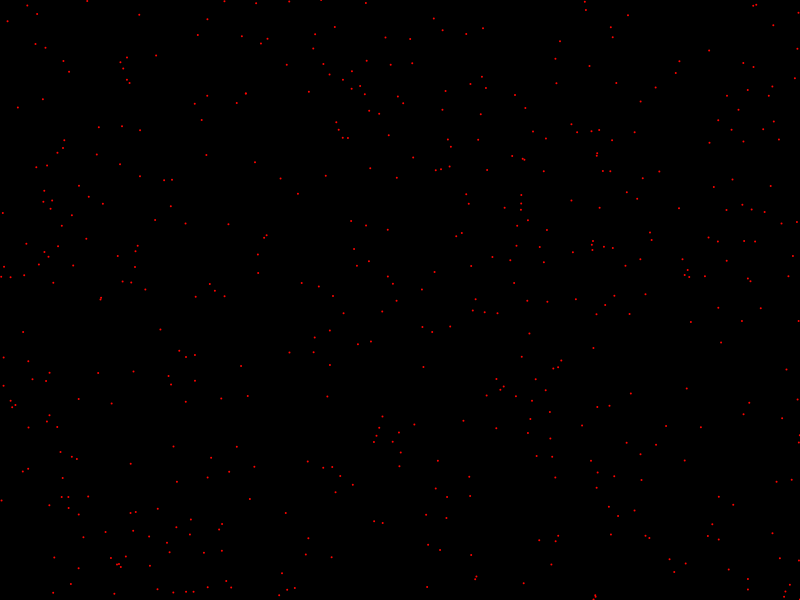
Frame 1 (no input)
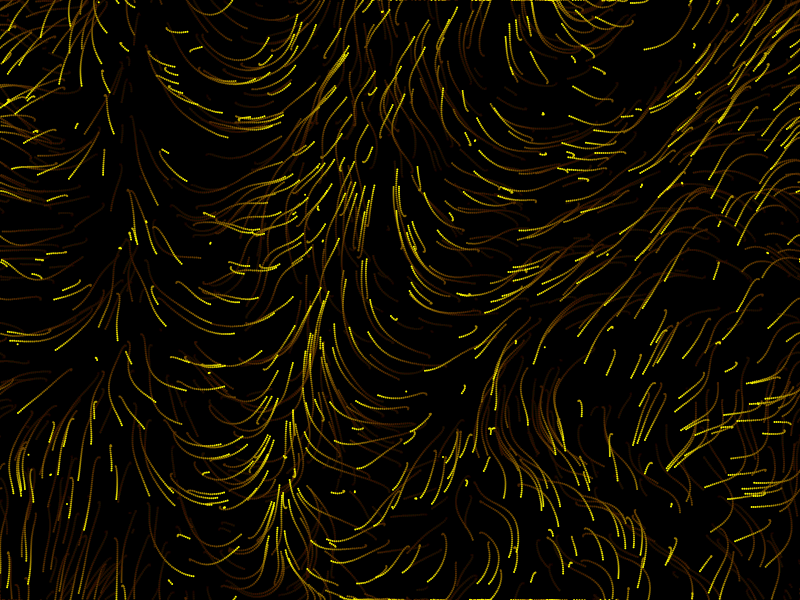
Frame 60 (no input)
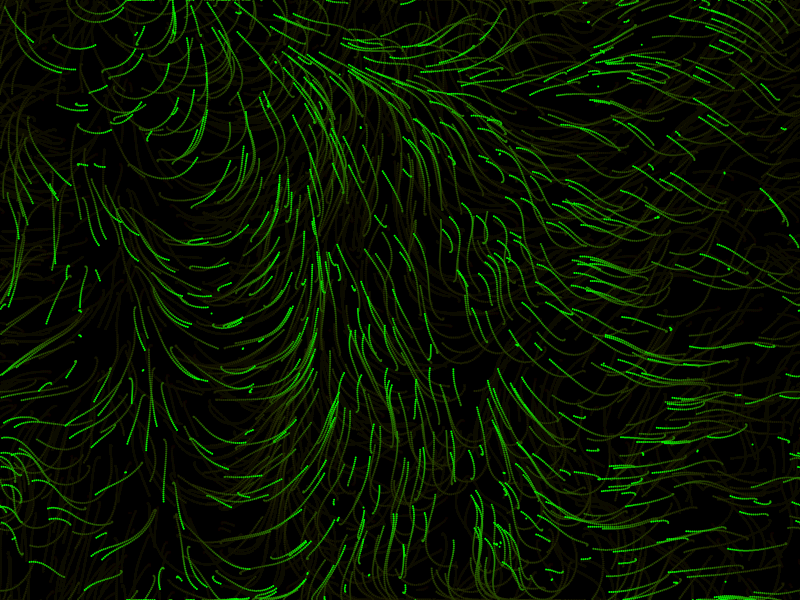
Frame 120 (the mouse pressed at the canvas centre since frame 60)

The p5.js sketch that drew these frames (run headless with seeded random() and noise() and a simulated clock; from frame 60 on, the mouse is pressed at the canvas centre):

// p5.js sketch
// ── sketch.js
let scl;
let xOff;
let yOff;
let zOff;
let rows;
let cols;
let inc;
let particles = [];
let particleCount;
let cut;
function setup() {
  createCanvas(displayWidth, displayHeight);
  background(0);
  scl = 30;
  xOff = 0;
  yOff = 10000;
  zOff = -10000;
  rows = height/scl;
  cols = width/scl;
  inc = 0.03;
  particleCount = 500;
  cut = floor(particleCount / 50);
  for (i = 0; i < particleCount; i++)  {
    particles[i] = new Particle;
  }
}

function draw() {
  //setting background alpha so particle traces slowly fade.
  colorMode(RGB);
  background(0,10);
  //rate of change for flowfield.
  zOff = frameCount * 0.005;
  //this cycles through particles array to keep a general spread of particles around.
  particles.splice(particles.length - cut,cut);
  for (var i = 0; i < cut; i++)  {
    particles.splice(0,0,new Particle);
  }
  //This is the loop for running the particle object functions
  
  for (i = 0; i < particles.length; i++)  {
    particles[i].show();
    particles[i].update();
    particles[i].applyForce();
  } 
  //Enabling these lines of code shows the flowfield \/  \/  \/
  /*yOff = 0;
  for (y = 0; y < rows; y++)  {
    xOff = 0;
    for (x = 0; x < cols; x++)  {
      xOff+=inc;
      let angle = noise(xOff, yOff, zOff) * 4 * TWO_PI
      let v = p5.Vector.fromAngle(angle,12);
      v.setMag(15);
      push();
      translate(x*scl, y*scl);
      stroke(255);
      line(0,0,v.x,v.y);
      strokeWeight(3);
      point(0,0);
      pop();
    }
    yOff+=inc;
  }*/
  //End of flowfield visualization code
}

// ── particle.js
function Particle()  {
  this.pos = createVector(random(width),random(height));
  this.vel = p5.Vector.random2D();
  this.acc = createVector(0,0);
  
  this.show = function()  {
    colorMode(HSB);
    let col = frameCount%360;
    stroke(col,100,100);
    strokeWeight(2);
    point(this.pos.x,this.pos.y);
  } //End of show
  
  this.update = function()  {
    this.vel.add(this.acc);
    this.pos.add(this.vel);
    this.vel.limit(1);
    if (this.pos.x > width) this.pos.x = 0;
    if (this.pos.x < 0) this.pos.x = width;
    if (this.pos.y > height) this.pos.y = 0;
    if (this.pos.y < 0) this.pos.y = height;
  }
  this.applyForce = function()  {
    let x = this.pos.x/scl;
    let y = this.pos.y/scl;
    let xOff = x * inc;
    let yOff = y * inc;
    let angle = noise(xOff,yOff,zOff) * 4 * TWO_PI;
    let v = p5.Vector.fromAngle(angle,1);
    this.acc.setMag(0);
    this.acc.add(v);
  }  

}
